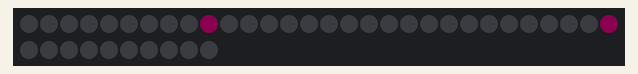
Recording of a sketch running on a simulated Arduino Uno, built with avr-gcc and run on an emulated ATmega328P. Shown: 40 RGB LEDs in strip order, left to right, continuing on the next row. Dim RGB values are drawn brighter than linear.

Above: at 0.65 s.
At 4.85 s:
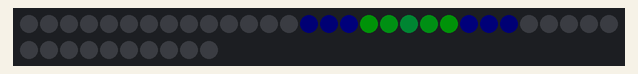
At 10.67 s:
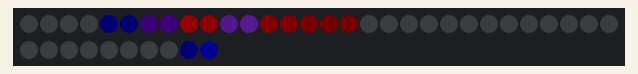
At 20.84 s:
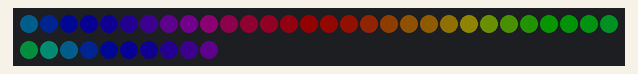
At 30.16 s:
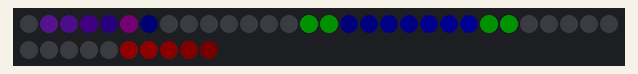
At 39.41 s:
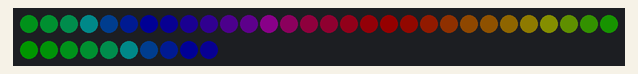

The sketch:

fireworks.ino
```cpp
// about: fireworks effect
#include <FastLED.h>

// How many leds in your strip?
#define NUM_LEDS 40

#define DATA_PIN 4

uint8_t patternCounter = 0;

// Define the array of leds
CRGB leds[NUM_LEDS];

void setup()
{
  delay(500);
  // Uncomment/edit one of the following lines for your leds arrangement.
  // ## Clockless types ##
  FastLED.addLeds<NEOPIXEL, DATA_PIN>(leds, NUM_LEDS); // GRB ordering is assumed
  FastLED.setBrightness(20);
}

void loop()
{

  switch (patternCounter)
  {
  case 0:
    movingDots();
    break;
  case 1:
    rainbowBeat();
    break;
  case 2:
    redWhiteBlue();
    break;
  }

  // Turn the LED on, then pause
  // EVERY_N_MILLISECONDS(200){
  //  leds[random8(0,NUM_LEDS -1)] = CRGB::Red;
  //}
  EVERY_N_SECONDS(5)
  {
    nextPattern();
  }

  // fadeToBlackBy(leds, NUM_LEDS, 1);
  FastLED.show();
}

void nextPattern()
{
  patternCounter = (patternCounter + 1) % 3;
}

//------- Put your patterns below -------//

void movingDots()
{

  uint16_t posBeat = beatsin16(30, 0, NUM_LEDS - 1, 0, 0);
  uint16_t posBeat2 = beatsin16(60, 0, NUM_LEDS - 1, 0, 0);

  uint16_t posBeat3 = beatsin16(30, 0, NUM_LEDS - 1, 0, 32767);
  uint16_t posBeat4 = beatsin16(60, 0, NUM_LEDS - 1, 0, 32767);

  // Wave for LED color
  uint8_t colBeat = beatsin8(45, 0, 255, 0, 0);

  leds[(posBeat + posBeat2) / 2] = CHSV(colBeat, 255, 255);
  leds[(posBeat3 + posBeat4) / 2] = CHSV(colBeat, 255, 255);

  fadeToBlackBy(leds, NUM_LEDS, 10);
}

void rainbowBeat()
{

  uint16_t beatA = beatsin16(30, 0, 255);
  uint16_t beatB = beatsin16(20, 0, 255);
  fill_rainbow(leds, NUM_LEDS, (beatA + beatB) / 2, 8);
}

void redWhiteBlue()
{

  uint16_t sinBeat = beatsin16(30, 0, NUM_LEDS - 1, 0, 0);
  uint16_t sinBeat2 = beatsin16(30, 0, NUM_LEDS - 1, 0, 21845);
  uint16_t sinBeat3 = beatsin16(30, 0, NUM_LEDS - 1, 0, 43690);

  leds[sinBeat] = CRGB::Blue;
  leds[sinBeat2] = CRGB::Red;
  leds[sinBeat3] = CRGB::BlueViolet;

  fadeToBlackBy(leds, NUM_LEDS, 10);
}
```
